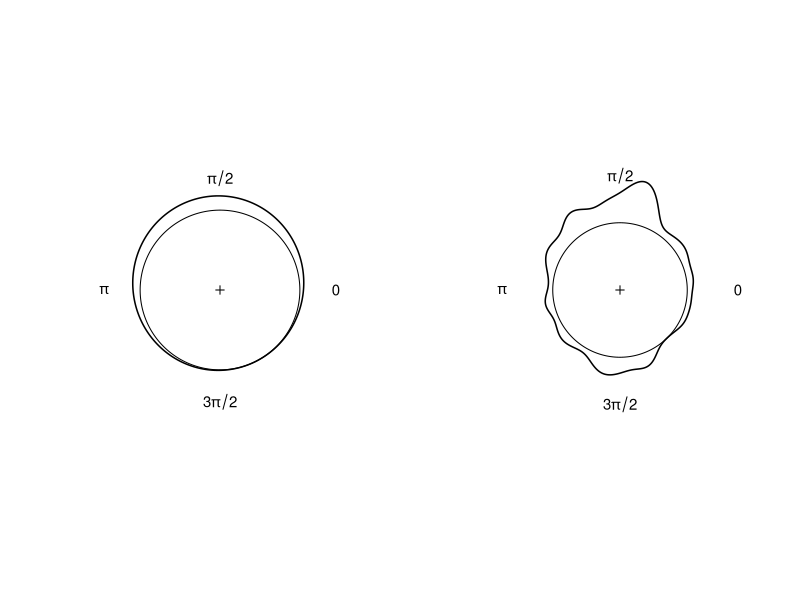

Write the R code that produced this figure.
library(circular)
set.seed(123)
# generate data mixing three von mises components
angulos_datos <- c(rvonmises(60, mu=circular(pi/2), kappa=3),
                   rvonmises(30, mu=circular(3*pi/2), kappa=1.5),
                   rvonmises(10, mu=circular(pi), kappa=1))
teta <- seq(0, 2*pi, length.out=500)

# circular kde using von mises kernel
dkde_circ <- function(grid_teta, datos, kappa) {
  datos_num <- as.numeric(datos)
  # evaluate the average of kernels at each grid point
  sapply(grid_teta, function(t) {
    mean(exp(kappa*cos(t-datos_num)))/(2*pi*besselI(kappa, 0))
  })
}

par(mfrow=c(1, 2))

# helper to draw the base circle with axis labels
dibujar_circulo <- function(xlim=c(-1.6, 1.6), ylim=c(-1.6, 1.6)) {
  plot(NA, xlim=xlim, ylim=ylim,
       asp=1, axes=FALSE, xlab="", ylab="")
  lines(cos(teta), sin(teta), lwd=1, col="black")
  points(0, 0, pch=3, cex=0.8)
  text(0,  ylim[2]-0.2, expression(pi/2),   cex=0.9)
  text(0,  ylim[1]+0.2, expression(3*pi/2), cex=0.9)
  text(xlim[1]+0.15, 0, expression(pi),     cex=0.9)
  text(xlim[2]-0.15, 0, "0",                cex=0.9)
}

# left: small kappa = oversmoothing, modes are lost
dens1 <- dkde_circ(teta, angulos_datos, kappa=0.5)
radio1 <- 1+(dens1-min(dens1))/(max(dens1)-min(dens1))*0.18
dibujar_circulo()
lines(radio1*cos(teta), radio1*sin(teta), lwd=1.5)

# right: large kappa = undersmoothing, too noisy
dens2 <- dkde_circ(teta, angulos_datos, kappa=50)
radio2 <- 1+(dens2-min(dens2))/(max(dens2)-min(dens2))*0.65
dibujar_circulo(xlim=c(-1.9, 1.9), ylim=c(-1.9, 1.9))
lines(radio2*cos(teta), radio2*sin(teta), lwd=1.5)
